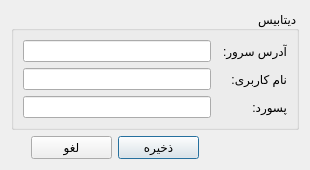
<?xml version="1.0" encoding="UTF-8"?>
<ui version="4.0">
 <class>InitConfigForm</class>
 <widget class="QDialog" name="InitConfigForm">
  <property name="geometry">
   <rect>
    <x>0</x>
    <y>0</y>
    <width>310</width>
    <height>169</height>
   </rect>
  </property>
  <property name="windowTitle">
   <string>تنظیمات راه اندازی</string>
  </property>
  <property name="layoutDirection">
   <enum>Qt::RightToLeft</enum>
  </property>
  <layout class="QVBoxLayout" name="verticalLayout_4">
   <item>
    <layout class="QVBoxLayout" name="verticalLayout_2">
     <item>
      <widget class="QGroupBox" name="groupBox">
       <property name="title">
        <string>دیتابیس</string>
       </property>
       <layout class="QVBoxLayout" name="verticalLayout_3">
        <item>
         <layout class="QVBoxLayout" name="verticalLayout">
          <item>
           <layout class="QHBoxLayout" name="horizontalLayout">
            <item>
             <widget class="QLabel" name="label">
              <property name="sizePolicy">
               <sizepolicy hsizetype="Fixed" vsizetype="Preferred">
                <horstretch>0</horstretch>
                <verstretch>0</verstretch>
               </sizepolicy>
              </property>
              <property name="minimumSize">
               <size>
                <width>70</width>
                <height>0</height>
               </size>
              </property>
              <property name="text">
               <string>آدرس سرور:</string>
              </property>
             </widget>
            </item>
            <item>
             <widget class="QLineEdit" name="txtHost">
              <property name="layoutDirection">
               <enum>Qt::LeftToRight</enum>
              </property>
              <property name="inputMask">
               <string/>
              </property>
              <property name="text">
               <string/>
              </property>
              <property name="alignment">
               <set>Qt::AlignLeading|Qt::AlignLeft|Qt::AlignVCenter</set>
              </property>
              <property name="clearButtonEnabled">
               <bool>true</bool>
              </property>
             </widget>
            </item>
           </layout>
          </item>
          <item>
           <layout class="QHBoxLayout" name="horizontalLayout_2">
            <item>
             <widget class="QLabel" name="label_2">
              <property name="sizePolicy">
               <sizepolicy hsizetype="Fixed" vsizetype="Preferred">
                <horstretch>0</horstretch>
                <verstretch>0</verstretch>
               </sizepolicy>
              </property>
              <property name="minimumSize">
               <size>
                <width>70</width>
                <height>0</height>
               </size>
              </property>
              <property name="text">
               <string>نام کاربری:</string>
              </property>
             </widget>
            </item>
            <item>
             <widget class="QLineEdit" name="txtUser">
              <property name="layoutDirection">
               <enum>Qt::LeftToRight</enum>
              </property>
              <property name="clearButtonEnabled">
               <bool>true</bool>
              </property>
             </widget>
            </item>
           </layout>
          </item>
          <item>
           <layout class="QHBoxLayout" name="horizontalLayout_3">
            <item>
             <widget class="QLabel" name="label_3">
              <property name="sizePolicy">
               <sizepolicy hsizetype="Fixed" vsizetype="Preferred">
                <horstretch>0</horstretch>
                <verstretch>0</verstretch>
               </sizepolicy>
              </property>
              <property name="minimumSize">
               <size>
                <width>70</width>
                <height>0</height>
               </size>
              </property>
              <property name="text">
               <string>پسورد:</string>
              </property>
             </widget>
            </item>
            <item>
             <widget class="QLineEdit" name="txtPass">
              <property name="layoutDirection">
               <enum>Qt::LeftToRight</enum>
              </property>
              <property name="echoMode">
               <enum>QLineEdit::PasswordEchoOnEdit</enum>
              </property>
              <property name="clearButtonEnabled">
               <bool>true</bool>
              </property>
             </widget>
            </item>
           </layout>
          </item>
         </layout>
        </item>
       </layout>
      </widget>
     </item>
     <item>
      <layout class="QHBoxLayout" name="horizontalLayout_4">
       <item>
        <spacer name="horizontalSpacer_2">
         <property name="orientation">
          <enum>Qt::Horizontal</enum>
         </property>
         <property name="sizeType">
          <enum>QSizePolicy::Fixed</enum>
         </property>
         <property name="sizeHint" stdset="0">
          <size>
           <width>100</width>
           <height>20</height>
          </size>
         </property>
        </spacer>
       </item>
       <item>
        <widget class="QPushButton" name="btnSave">
         <property name="layoutDirection">
          <enum>Qt::LeftToRight</enum>
         </property>
         <property name="styleSheet">
          <string notr="true"/>
         </property>
         <property name="text">
          <string>ذخیره</string>
         </property>
         <property name="icon">
          <iconset resource="resource.qrc">
           <normaloff>:/root/resources/images/save48.png</normaloff>:/root/resources/images/save48.png</iconset>
         </property>
         <property name="iconSize">
          <size>
           <width>20</width>
           <height>20</height>
          </size>
         </property>
        </widget>
       </item>
       <item>
        <widget class="QPushButton" name="btnClose">
         <property name="layoutDirection">
          <enum>Qt::LeftToRight</enum>
         </property>
         <property name="text">
          <string>لغو</string>
         </property>
         <property name="icon">
          <iconset resource="resource.qrc">
           <normaloff>:/root/resources/images/close.png</normaloff>:/root/resources/images/close.png</iconset>
         </property>
         <property name="iconSize">
          <size>
           <width>20</width>
           <height>20</height>
          </size>
         </property>
        </widget>
       </item>
       <item>
        <spacer name="horizontalSpacer">
         <property name="orientation">
          <enum>Qt::Horizontal</enum>
         </property>
         <property name="sizeType">
          <enum>QSizePolicy::Fixed</enum>
         </property>
         <property name="sizeHint" stdset="0">
          <size>
           <width>20</width>
           <height>20</height>
          </size>
         </property>
        </spacer>
       </item>
      </layout>
     </item>
    </layout>
   </item>
  </layout>
 </widget>
 <resources>
  <include location="resource.qrc"/>
 </resources>
 <connections/>
</ui>
